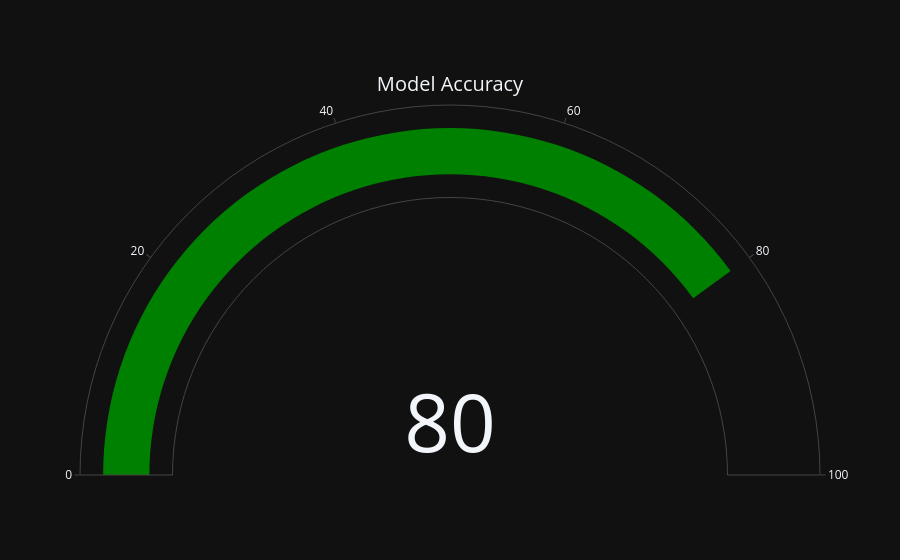

The cell this chart's notebook holds for it:
### Code cell
accuracy_score(y_test , y_pred_knn)

import plotly.graph_objects as go

accuracy = 0.80

fig = go.Figure(go.Indicator(
    mode = "gauge+number",
    value = accuracy * 100,
    title = {'text': "Model Accuracy"},
    gauge = {
        'axis': {'range': [0, 100]}
    }
))
fig.update_layout(template = 'plotly_dark')
fig.show()

### Figure 1 — Plotly figure (JSON) as saved in the notebook; plotly's stock layout.template omitted (floating-point values rounded to 4 significant figures)
{"data": [{"gauge": {"axis": {"range": [0, 100]}}, "mode": "gauge+number", "title": {"text": "Model Accuracy"}, "type": "indicator", "value": 80}], "layout": {}}
